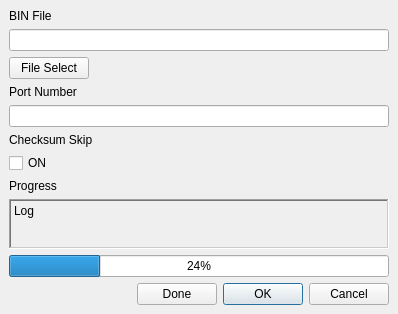
<?xml version="1.0" encoding="UTF-8"?>
<ui version="4.0">
 <class>Main</class>
 <widget class="QMainWindow" name="Main">
  <property name="geometry">
   <rect>
    <x>0</x>
    <y>0</y>
    <width>398</width>
    <height>314</height>
   </rect>
  </property>
  <property name="windowTitle">
   <string>MainWindow</string>
  </property>
  <widget class="QWidget" name="centralwidget">
   <layout class="QHBoxLayout" name="horizontalLayout">
    <item>
     <layout class="QVBoxLayout" name="Outter_Layout" stretch="0,0,0,0,0,0,0,0,0,0,0">
      <property name="sizeConstraint">
       <enum>QLayout::SetDefaultConstraint</enum>
      </property>
      <item>
       <widget class="QLabel" name="lbl_binfile">
        <property name="sizePolicy">
         <sizepolicy hsizetype="Fixed" vsizetype="Fixed">
          <horstretch>0</horstretch>
          <verstretch>0</verstretch>
         </sizepolicy>
        </property>
        <property name="text">
         <string>BIN File</string>
        </property>
       </widget>
      </item>
      <item>
       <widget class="QLineEdit" name="lineEdit"/>
      </item>
      <item>
       <widget class="QPushButton" name="pushButton">
        <property name="sizePolicy">
         <sizepolicy hsizetype="Fixed" vsizetype="Fixed">
          <horstretch>0</horstretch>
          <verstretch>0</verstretch>
         </sizepolicy>
        </property>
        <property name="text">
         <string>File Select</string>
        </property>
       </widget>
      </item>
      <item>
       <widget class="QLabel" name="lbl_portnumber">
        <property name="sizePolicy">
         <sizepolicy hsizetype="Preferred" vsizetype="Fixed">
          <horstretch>0</horstretch>
          <verstretch>0</verstretch>
         </sizepolicy>
        </property>
        <property name="text">
         <string>Port Number</string>
        </property>
       </widget>
      </item>
      <item>
       <widget class="QLineEdit" name="lineEdit_2"/>
      </item>
      <item>
       <widget class="QLabel" name="lbl_checksum">
        <property name="sizePolicy">
         <sizepolicy hsizetype="Preferred" vsizetype="Fixed">
          <horstretch>0</horstretch>
          <verstretch>0</verstretch>
         </sizepolicy>
        </property>
        <property name="text">
         <string>Checksum Skip</string>
        </property>
       </widget>
      </item>
      <item>
       <widget class="QCheckBox" name="checkBox">
        <property name="sizePolicy">
         <sizepolicy hsizetype="Minimum" vsizetype="Fixed">
          <horstretch>0</horstretch>
          <verstretch>0</verstretch>
         </sizepolicy>
        </property>
        <property name="text">
         <string>ON</string>
        </property>
       </widget>
      </item>
      <item>
       <widget class="QLabel" name="label">
        <property name="sizePolicy">
         <sizepolicy hsizetype="Preferred" vsizetype="Fixed">
          <horstretch>0</horstretch>
          <verstretch>0</verstretch>
         </sizepolicy>
        </property>
        <property name="text">
         <string>Progress</string>
        </property>
       </widget>
      </item>
      <item>
       <widget class="QLabel" name="text_label">
        <property name="frameShape">
         <enum>QFrame::WinPanel</enum>
        </property>
        <property name="frameShadow">
         <enum>QFrame::Sunken</enum>
        </property>
        <property name="lineWidth">
         <number>0</number>
        </property>
        <property name="text">
         <string>Log</string>
        </property>
        <property name="alignment">
         <set>Qt::AlignLeading|Qt::AlignLeft|Qt::AlignTop</set>
        </property>
       </widget>
      </item>
      <item>
       <layout class="QHBoxLayout" name="horizontalLayout_2">
        <item>
         <widget class="QProgressBar" name="progressBar">
          <property name="value">
           <number>24</number>
          </property>
         </widget>
        </item>
       </layout>
      </item>
      <item>
       <layout class="QHBoxLayout" name="horizontalLayout_3">
        <item>
         <spacer name="horizontalSpacer">
          <property name="orientation">
           <enum>Qt::Horizontal</enum>
          </property>
          <property name="sizeHint" stdset="0">
           <size>
            <width>40</width>
            <height>20</height>
           </size>
          </property>
         </spacer>
        </item>
        <item>
         <widget class="QPushButton" name="btn_done">
          <property name="sizePolicy">
           <sizepolicy hsizetype="Fixed" vsizetype="Fixed">
            <horstretch>0</horstretch>
            <verstretch>0</verstretch>
           </sizepolicy>
          </property>
          <property name="layoutDirection">
           <enum>Qt::LeftToRight</enum>
          </property>
          <property name="text">
           <string>Done</string>
          </property>
          <property name="default">
           <bool>false</bool>
          </property>
          <property name="flat">
           <bool>false</bool>
          </property>
         </widget>
        </item>
        <item>
         <widget class="QDialogButtonBox" name="buttonBox">
          <property name="sizePolicy">
           <sizepolicy hsizetype="Fixed" vsizetype="Fixed">
            <horstretch>0</horstretch>
            <verstretch>0</verstretch>
           </sizepolicy>
          </property>
          <property name="standardButtons">
           <set>QDialogButtonBox::Cancel|QDialogButtonBox::Ok</set>
          </property>
          <property name="centerButtons">
           <bool>false</bool>
          </property>
         </widget>
        </item>
       </layout>
      </item>
     </layout>
    </item>
   </layout>
  </widget>
 </widget>
 <tabstops>
  <tabstop>lineEdit</tabstop>
  <tabstop>pushButton</tabstop>
  <tabstop>lineEdit_2</tabstop>
  <tabstop>checkBox</tabstop>
 </tabstops>
 <resources/>
 <connections>
  <connection>
   <sender>pushButton</sender>
   <signal>clicked()</signal>
   <receiver>Main</receiver>
   <slot>File_Dialog()</slot>
   <hints>
    <hint type="sourcelabel">
     <x>47</x>
     <y>65</y>
    </hint>
    <hint type="destinationlabel">
     <x>399</x>
     <y>151</y>
    </hint>
   </hints>
  </connection>
  <connection>
   <sender>buttonBox</sender>
   <signal>rejected()</signal>
   <receiver>Main</receiver>
   <slot>close()</slot>
   <hints>
    <hint type="sourcelabel">
     <x>381</x>
     <y>195</y>
    </hint>
    <hint type="destinationlabel">
     <x>545</x>
     <y>261</y>
    </hint>
   </hints>
  </connection>
  <connection>
   <sender>buttonBox</sender>
   <signal>accepted()</signal>
   <receiver>Main</receiver>
   <slot>Ok_Clicked()</slot>
   <hints>
    <hint type="sourcelabel">
     <x>381</x>
     <y>195</y>
    </hint>
    <hint type="destinationlabel">
     <x>399</x>
     <y>151</y>
    </hint>
   </hints>
  </connection>
  <connection>
   <sender>btn_done</sender>
   <signal>clicked()</signal>
   <receiver>Main</receiver>
   <slot>close()</slot>
   <hints>
    <hint type="sourcelabel">
     <x>187</x>
     <y>282</y>
    </hint>
    <hint type="destinationlabel">
     <x>198</x>
     <y>156</y>
    </hint>
   </hints>
  </connection>
 </connections>
 <slots>
  <slot>File_Dialog()</slot>
  <slot>Checksum_ON_OFF()</slot>
  <slot>Ok_Clicked()</slot>
 </slots>
</ui>
